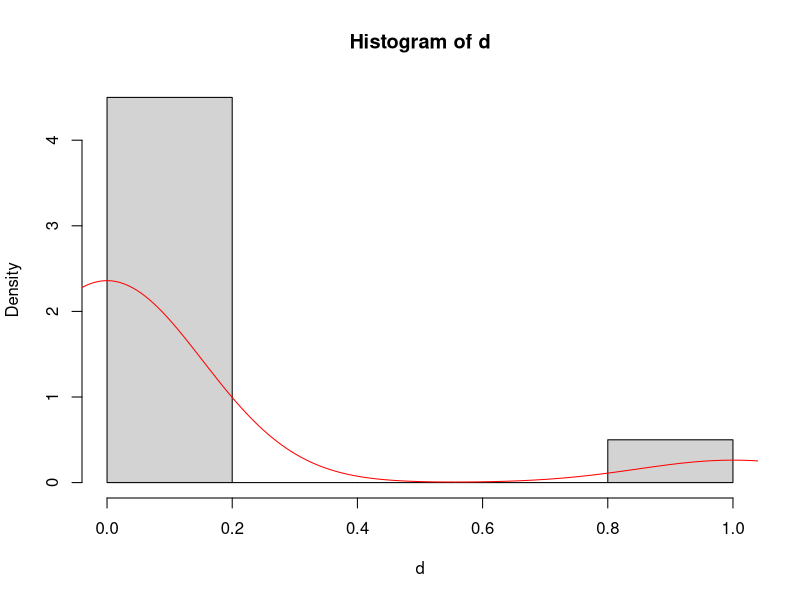
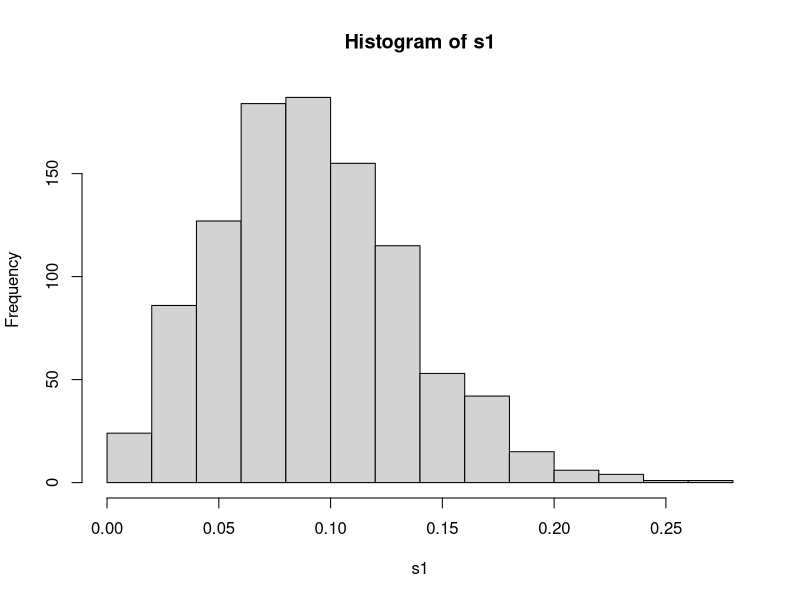
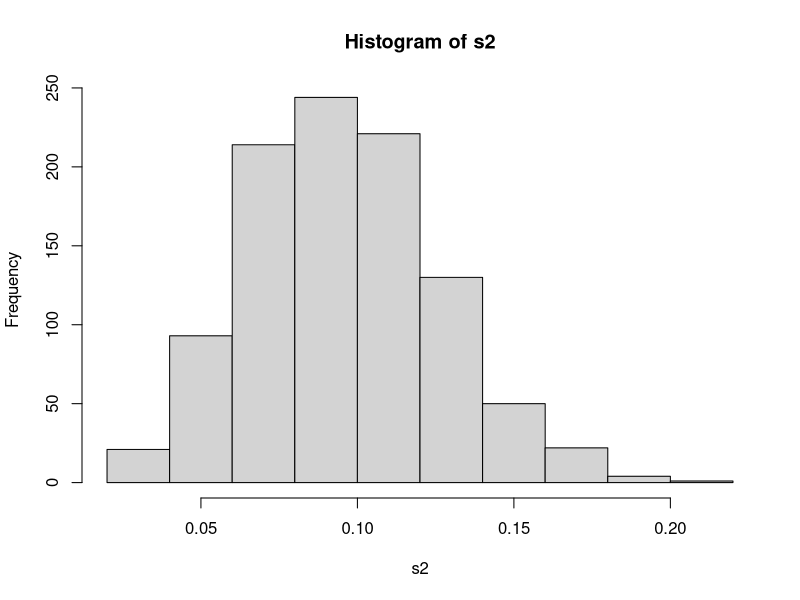
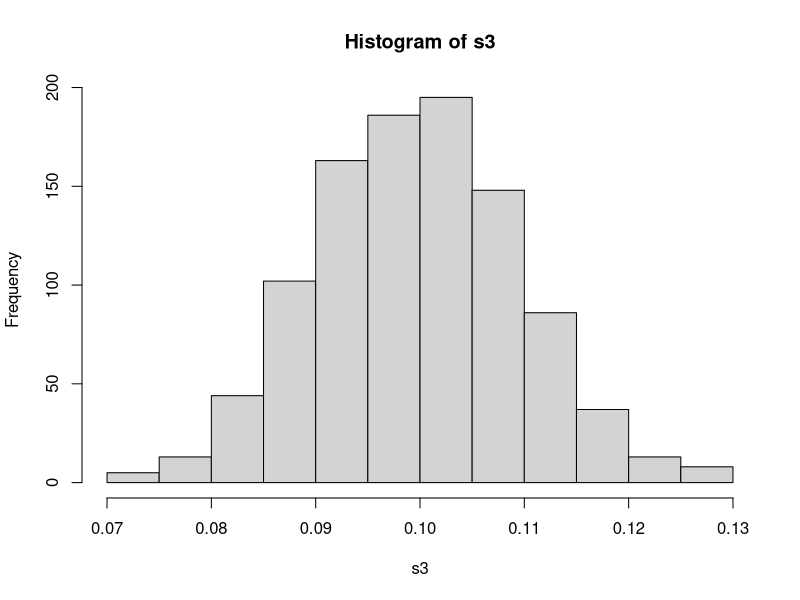
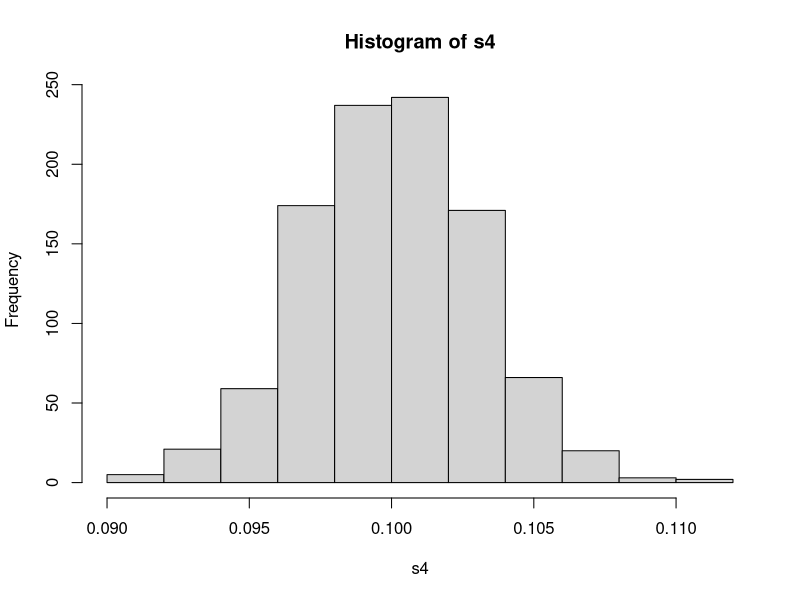
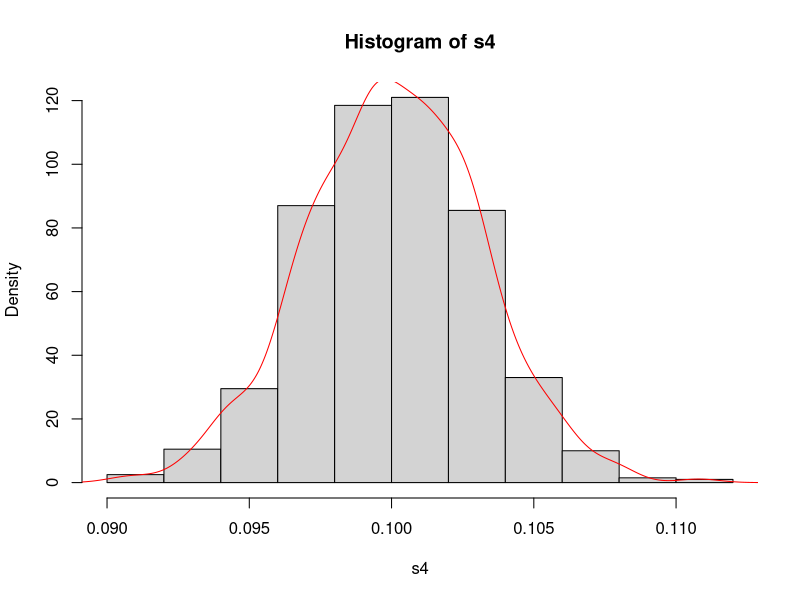
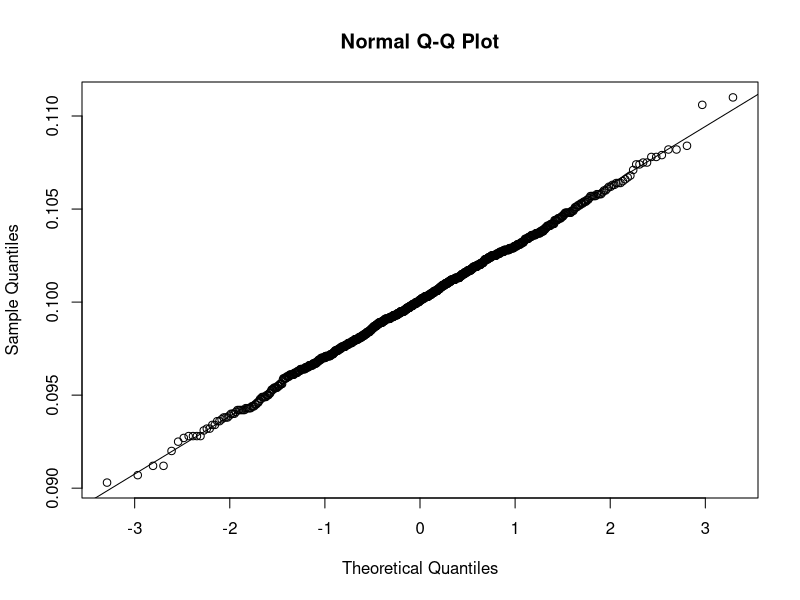

R code for these plots, in order:
## ---- chunk 1
knitr::opts_chunk$set(echo = TRUE)
## ---- chunk 2
#The skewed binomial distribution
set.seed(677)
n<-20
p<-0.1
d<-rbinom(n,1,p)

#histogram of this distribution
hist(x = d, freq = FALSE)
lines(x = density(x = d), col = "red")
## ---- chunk 3
#Visually check that when n groups up, the binomial distribution approximate to normal.
s1<-c() 
for(i in 1:1000){
  n<-rbinom(50,1,p) 
  s1[i]=mean(n)
}
hist(s1)

s2<-c() 
for(i in 1:1000){
  n1<-rbinom(100,1,p) 
  s2[i]=mean(n1)
}
hist(s2)

s3<-c() 
for(i in 1:1000){
  n3<-rbinom(1000,1,p) 
  s3[i]=mean(n3)
}
hist(s3)

s4<-c() 
for(i in 1:1000){
  n4<-rbinom(10000,1,p) 
  s4[i]=mean(n4)
}
hist(s4)


#normality check
hist(x = s4, freq = FALSE)
lines(x = density(x = s4), col = "red")

shapiro.test(s4)

qqnorm(s4)
qqline(s4)
